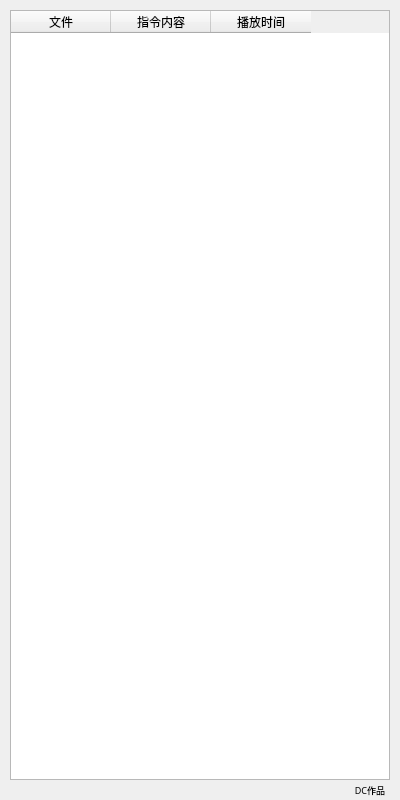
<?xml version="1.0" encoding="UTF-8"?>
<ui version="4.0">
 <class>showInfo</class>
 <widget class="QDialog" name="showInfo">
  <property name="geometry">
   <rect>
    <x>0</x>
    <y>0</y>
    <width>400</width>
    <height>800</height>
   </rect>
  </property>
  <property name="sizePolicy">
   <sizepolicy hsizetype="Fixed" vsizetype="Fixed">
    <horstretch>0</horstretch>
    <verstretch>0</verstretch>
   </sizepolicy>
  </property>
  <property name="maximumSize">
   <size>
    <width>400</width>
    <height>800</height>
   </size>
  </property>
  <property name="windowTitle">
   <string>指令详情</string>
  </property>
  <property name="windowIcon">
   <iconset resource="ico.qrc">
    <normaloff>:/C:/Users/Administrator/Desktop/logo-dc/logo128.ico</normaloff>:/C:/Users/Administrator/Desktop/logo-dc/logo128.ico</iconset>
  </property>
  <property name="toolTipDuration">
   <number>0</number>
  </property>
  <widget class="QTableWidget" name="tableWidget">
   <property name="geometry">
    <rect>
     <x>10</x>
     <y>10</y>
     <width>380</width>
     <height>770</height>
    </rect>
   </property>
   <property name="sizePolicy">
    <sizepolicy hsizetype="Fixed" vsizetype="Fixed">
     <horstretch>0</horstretch>
     <verstretch>0</verstretch>
    </sizepolicy>
   </property>
   <property name="minimumSize">
    <size>
     <width>380</width>
     <height>770</height>
    </size>
   </property>
   <property name="maximumSize">
    <size>
     <width>380</width>
     <height>770</height>
    </size>
   </property>
   <attribute name="horizontalHeaderShowSortIndicator" stdset="0">
    <bool>false</bool>
   </attribute>
   <attribute name="verticalHeaderStretchLastSection">
    <bool>false</bool>
   </attribute>
   <column>
    <property name="text">
     <string>文件</string>
    </property>
    <property name="background">
     <color>
      <red>221</red>
      <green>221</green>
      <blue>221</blue>
     </color>
    </property>
   </column>
   <column>
    <property name="text">
     <string>指令内容</string>
    </property>
    <property name="background">
     <color>
      <red>221</red>
      <green>221</green>
      <blue>221</blue>
     </color>
    </property>
   </column>
   <column>
    <property name="text">
     <string>播放时间</string>
    </property>
    <property name="background">
     <color>
      <red>221</red>
      <green>221</green>
      <blue>221</blue>
     </color>
    </property>
   </column>
  </widget>
  <widget class="QLabel" name="statusLabel">
   <property name="geometry">
    <rect>
     <x>230</x>
     <y>780</y>
     <width>155</width>
     <height>20</height>
    </rect>
   </property>
   <property name="sizePolicy">
    <sizepolicy hsizetype="Fixed" vsizetype="Fixed">
     <horstretch>0</horstretch>
     <verstretch>0</verstretch>
    </sizepolicy>
   </property>
   <property name="maximumSize">
    <size>
     <width>300</width>
     <height>500</height>
    </size>
   </property>
   <property name="font">
    <font>
     <family>楷体</family>
     <pointsize>7</pointsize>
    </font>
   </property>
   <property name="toolTipDuration">
    <number>3</number>
   </property>
   <property name="text">
    <string>DC作品</string>
   </property>
   <property name="alignment">
    <set>Qt::AlignRight|Qt::AlignTrailing|Qt::AlignVCenter</set>
   </property>
  </widget>
 </widget>
 <resources>
  <include location="ico.qrc"/>
 </resources>
 <connections/>
</ui>
